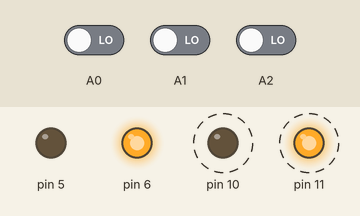
Simulated run of this sketch. Board: Arduino Uno, built with avr-gcc and run on an emulated ATmega328P. Shown: output pins drawn as LEDs (lit = HIGH). Dashed ring = blinking. The inputs (shaded band) are chosen by the test bench; at power-on: A2 LOW, A1 LOW, A0 LOW.

Above: at 3.3 s.
3.4 s: A2 driven HIGH
At 3.86 s:
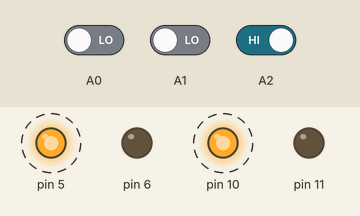
6.9 s: A1 driven HIGH
At 7.5 s:
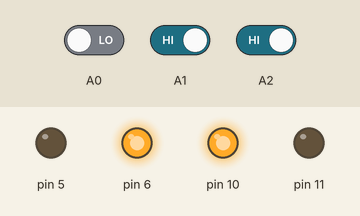
10.4 s: A0 driven HIGH
At 11.5 s:
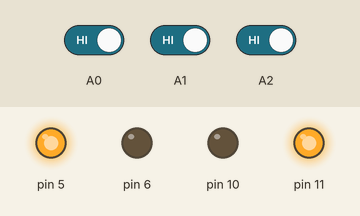
12.4 s: A0 driven LOW
At 13.0 s:
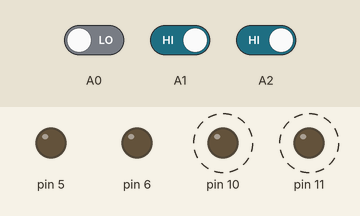
15.9 s: A1 driven LOW
At 16.41 s:
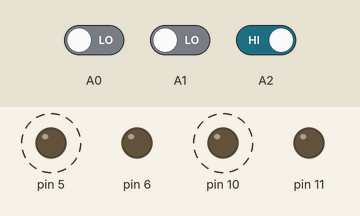
Timing chart, 0 to 20.4 s (numbered marks = the images above; inputs shaded):
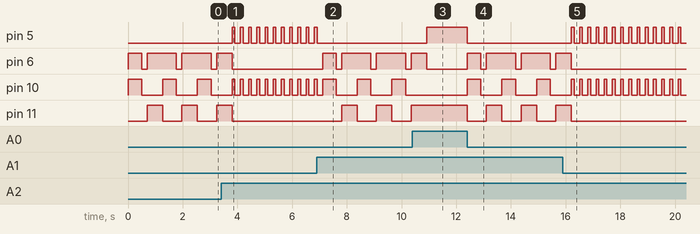

Measured:
- after the input at 3.4 s, pin 5: alternates HIGH for 0.10 s and LOW for 0.20 s, starting after 0.41 s; pin 10: alternates HIGH for 0.10 s and LOW for 0.20 s, starting after 0.51 s; pin 11: goes on until 3.8 s, then stays LOW
- after the input at 6.9 s, pin 5: goes on until 6.9 s, then stays LOW; pin 6: LOW → HIGH after 0.21 s, then repeats every 1.3 s: LOW 0.20 s, HIGH 1.1 s; pin 11: alternates HIGH for 0.57 s and LOW for 0.70 s, starting after 0.91 s
- after the input at 10.4 s, pin 5: LOW → HIGH after 0.52 s; pin 10: stays LOW (without the input it goes to HIGH after 0.52 s); pin 11: stays HIGH (without the input it goes to LOW after 0.52 s)
- after the input at 12.4 s, pin 5: HIGH → LOW at once; pin 6: LOW → HIGH at once, then repeats every 1.3 s: LOW 0.20 s, HIGH 1.1 s; pin 10: alternates HIGH for 0.50 s and LOW for 0.77 s, starting at once; pin 11: alternates HIGH for 0.57 s and LOW for 0.70 s, starting at once
- after the input at 15.9 s, pin 5: alternates HIGH for 0.10 s and LOW for 0.20 s, starting after 0.31 s; pin 10: alternates HIGH for 0.10 s and LOW for 0.20 s, starting after 0.41 s; pin 11: goes on until 16.2 s, then stays LOW
- by itself, pin 10: alternates HIGH for 0.50 s and LOW for 0.77 s
- by itself, pin 11: alternates HIGH for 0.57 s and LOW for 0.70 s

The sketch:

roomba_code.ino
```cpp
void setup(){
  pinMode(11, OUTPUT);
  pinMode(10, OUTPUT);
  pinMode(6, OUTPUT);
  pinMode(5, OUTPUT);
  pinMode(A0, INPUT);
  pinMode(A1, INPUT);
  pinMode(A2, INPUT);
}

void stopAll() {
  digitalWrite(10, LOW);
  digitalWrite(11, LOW);
  digitalWrite(5, LOW);
  digitalWrite(6, LOW);
}

void left() {
  digitalWrite(10, HIGH);
  digitalWrite(11, LOW);
  digitalWrite(5, HIGH);
  digitalWrite(6, LOW);
}

void right() {
  digitalWrite(10, LOW);
  digitalWrite(11, HIGH);
  digitalWrite(5, LOW);
  digitalWrite(6, HIGH);
}

void forward() {
  digitalWrite(10, LOW);
  digitalWrite(11, HIGH);
  digitalWrite(5, HIGH);
  digitalWrite(6, LOW);
}

void backward() {
  digitalWrite(10, HIGH);
  digitalWrite(11, LOW);
  digitalWrite(5, LOW);
  digitalWrite(6, HIGH);
}

void loop() {
  int a = digitalRead(A0);
  int b = digitalRead(A1);
  int c = digitalRead(A2);

  if (a == 1 && b == 1 && c == 1) {
    forward();
  }
  else if (a == 1 && b == 1 && c == 0) {
    if (b == 1 && a == 1){
      right();
      delay(100);
      stopAll();
      delay(200);
    }
  }
  else if (a == 1 && b == 0 && c == 1) {
    if (c == 1 && a == 1){
      left();
      delay(100);
      stopAll();
      delay(200);
    }
  }
  else if (a == 1 && b == 0 && c == 0) {
    backward();
    delay(500);
    stopAll();
    delay(200);
    right();
    delay(570);
  }
  else if (a == 0 && b == 1 && c == 1) {
    backward();
    delay(500);
    stopAll();
    delay(200);
    right();
    delay(570);
  }
  else if (a == 0 && b == 1 && c == 0) {
    if (b == 1){
      right();
      delay(100);
      stopAll();
      delay(200);
    } else if (b == 0) {
      forward();
    }
  }
  else if (a == 0 && b == 0 && c == 1) {
    if (c == 1){
      left();
      delay(100);
      stopAll();
      delay(200);
    } else if (c == 0) {
      forward();
    }
  }
  else if (a == 0 && b == 0 && c == 0) {
    backward();
    delay(500);
    stopAll();
    delay(200);
    right();
    delay(570);
  }
}
```
